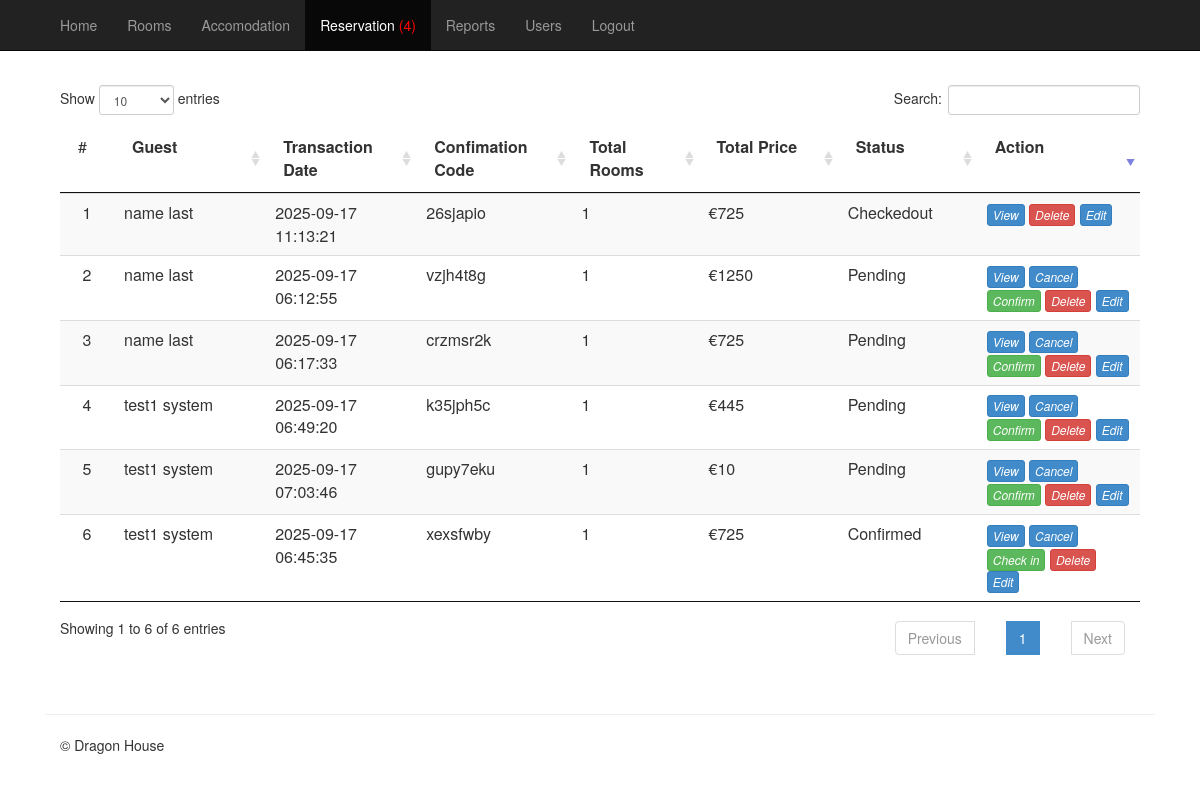
/admin/mod_reservation/index.php (signed in), run on the app's committed database.
### tables this page shows
CREATE TABLE `tblpayment` (
  `SUMMARYID` int(11) NOT NULL,
  `TRANSDATE` datetime NOT NULL,
  `CONFIRMATIONCODE` varchar(30) NOT NULL,
  `PQTY` int(11) NOT NULL,
  `GUESTID` int(11) NOT NULL,
  `SPRICE` double NOT NULL,
  `MSGVIEW` tinyint(1) NOT NULL,
  `STATUS` varchar(30) NOT NULL
);

CREATE TABLE `tblguest` (
  `GUESTID` int(11) NOT NULL,
  `REFNO` int(11) NOT NULL,
  `G_FNAME` varchar(30) NOT NULL,
  `G_LNAME` varchar(30) NOT NULL,
  `G_CITY` varchar(90) NOT NULL,
  `G_ADDRESS` varchar(90) NOT NULL,
  `DBIRTH` date NOT NULL,
  `G_PHONE` varchar(20) NOT NULL,
  `G_NATIONALITY` varchar(30) NOT NULL,
  `G_COMPANY` varchar(90) NOT NULL,
  `G_CADDRESS` varchar(90) NOT NULL,
  `G_TERMS` tinyint(4) NOT NULL,
  `G_EMAIL` varchar(99) NOT NULL,
  `G_UNAME` varchar(255) NOT NULL,
  `G_PASS` varchar(255) NOT NULL,
  `ZIP` int(11) NOT NULL,
  `LOCATION` varchar(125) NOT NULL
);

### admin/mod_reservation/index.php (called while the page is built, shortened)
<?php
require_once '../themes/backendTemplate.php';
?>

### includes/database.php (called while the page is built, shortened)
<?php
class Database
{
	var $sql_string = '';
	private $conn;
	public function open_connection()
	{
		$this->conn = mysqli_connect(DB_SERVER, DB_USER, DB_PASS, DB_NAME);
	}
	function setQuery($sql = '')
	{
		$this->sql_string = $sql;
	}
	function executeQuery()
	{
		$result = mysqli_query($this->conn, $this->sql_string);
		return $result;
	}
	private function confirm_query($result)
	{
		return $result;
	}
	function loadResultList($key = '')
	{
		$cur = $this->executeQuery();
		$array = array();
		while ($row = mysqli_fetch_object($cur)) {
			if ($key) {
				$array[$row->$key] = $row;
			} else {
				$array[] = $row;
			}
		}
		return $array;
	}
}
$mydb = new Database();

### admin/mod_reservation/list.php (the view, shortened to what this page needs)
<div class="container">
			<div class="panel-body">
<form  method="post" action="processreservation.php?action=delete">
	<table id="table" class="table table-striped" cellspacing="0">
<thead>
<tr>
<td width="5%">#</td>
<td width="90"><strong>Guest</strong></td>
<td width="80"><strong>Transaction Date</strong></td>
<td width="80"><strong>Confimation Code</strong></td>
<td width="70"><strong>Total Rooms</strong></td>
<td width="80"><strong>Total Price</strong></td>
<td width="80"><strong>Status</strong></td>
<td width="100"><strong>Action</strong></td>
</tr>
</thead>
<tbody>
<?php
$mydb->setQuery("SELECT  p.`GUESTID`,`G_FNAME` ,  `G_LNAME` ,  `G_ADDRESS` ,  `TRANSDATE` ,  `CONFIRMATIONCODE` ,  `PQTY` ,  `SPRICE` ,`STATUS`
				FROM  `tblpayment` p,  `tblguest` g
				WHERE p.`GUESTID` = g.`GUESTID`
				ORDER BY p.`STATUS`='pending' desc ");
$cur = $mydb->loadResultList();
foreach ($cur as $result) {
?>
<tr>
<td width="5%" align="center"></td>
<td><?php echo $result->G_FNAME." ".$result->G_LNAME; ?></td>
<td><?php echo $result->TRANSDATE; ?></td>
<td><?php echo $result->CONFIRMATIONCODE; ?></td>
<td><?php echo $result->PQTY; ?></td>
<td>&euro;<?php echo $result->SPRICE; ?></td>
<td><?php echo $result->STATUS; ?></td>
 <td >
	<?php
		if($result->STATUS == 'Confirmed'){ ?>
			<a href="index.php?view=view&code=<?php echo $result->CONFIRMATIONCODE; ?>" class="btn btn-primary btn-xs" ><i class="icon-edit">View</a>
			<a href="controller.php?action=cancel&code=<?php echo $result->CONFIRMATIONCODE; ?>" class="btn btn-primary btn-xs" ><i class="icon-edit">Cancel</a>
			<a href="controller.php?action=checkin&code=<?php echo $result->CONFIRMATIONCODE; ?>" class="btn btn-success btn-xs" ><i class="icon-edit">Check in</a>
			<a href="controller.php?action=delete&code=<?php echo $result->CONFIRMATIONCODE; ?>" class="btn btn-danger btn-xs"  ><i class="icon-edit">Delete</a>
			<a href="index.php?view=edit&code=<?php echo $result->CONFIRMATIONCODE; ?>&id=<?php echo $result->GUESTID; ?>" class="btn btn-primary btn-xs"  ><i class="icon-edit">Edit</a>
	<?php
		}elseif($result->STATUS == 'Checkedout'){ ?>
			<a href="index.php?view=view&code=<?php echo $result->CONFIRMATIONCODE; ?>" class="btn btn-primary btn-xs" ><i class="icon-edit">View</a>
			<a href="controller.php?action=delete&code=<?php echo $result->CONFIRMATIONCODE; ?>" class="btn btn-danger btn-xs"  ><i class="icon-edit">Delete</a>
			<a href="index.php?view=edit&code=<?php echo $result->CONFIRMATIONCODE; ?>&id=<?php echo $result->GUESTID; ?>" class="btn btn-primary btn-xs"  ><i class="icon-edit">Edit</a>
	<?php }else{
			?>
			<a href="index.php?view=view&code=<?php echo $result->CONFIRMATIONCODE; ?>" class="btn btn-primary btn-xs" ><i class="icon-edit">View</a>
			<a href="controller.php?action=cancel&code=<?php echo $result->CONFIRMATIONCODE; ?>" class="btn btn-primary btn-xs" ><i class="icon-edit">Cancel</a>
			<a href="controller.php?action=confirm&code=<?php echo $result->CONFIRMATIONCODE; ?>" class="btn btn-success btn-xs"  ><i class="icon-edit">Confirm</a>
			<a href="controller.php?action=delete&code=<?php echo $result->CONFIRMATIONCODE; ?>" class="btn btn-danger btn-xs"  ><i class="icon-edit">Delete</a>
			<a href="index.php?view=edit&code=<?php echo $result->CONFIRMATIONCODE; ?>&id=<?php echo $result->GUESTID; ?>" class="btn btn-primary btn-xs"  ><i class="icon-edit">Edit</a>
	<?php
		}
	?>
</td>
<?php }
?>
</table>
</form>
</div>

### admin/css/offcanvas.css (style rules this page uses)
body { padding-top: 70px; }

### data on the page
tblpayment: GUESTID.G_FNAME "name", GUESTID.G_LNAME "last", TRANSDATE "2025-09-17 06:12:55", CONFIRMATIONCODE "vzjh4t8g", PQTY "1", SPRICE "1250", STATUS "Pending"
tblpayment: GUESTID.G_FNAME "name", GUESTID.G_LNAME "last", TRANSDATE "2025-09-17 06:17:33", CONFIRMATIONCODE "crzmsr2k", PQTY "1", SPRICE "725", STATUS "Pending"
tblpayment: GUESTID.G_FNAME "test1", GUESTID.G_LNAME "system", TRANSDATE "2025-09-17 06:49:20", CONFIRMATIONCODE "k35jph5c", PQTY "1", SPRICE "445", STATUS "Pending"
tblpayment: GUESTID.G_FNAME "test1", GUESTID.G_LNAME "system", TRANSDATE "2025-09-17 07:03:46", CONFIRMATIONCODE "gupy7eku", PQTY "1", SPRICE "10", STATUS "Pending"
tblpayment: GUESTID.G_FNAME "name", GUESTID.G_LNAME "last", TRANSDATE "2025-09-17 11:13:21", CONFIRMATIONCODE "26sjapio", PQTY "1", SPRICE "725", STATUS "Checkedout"
tblpayment: GUESTID.G_FNAME "test1", GUESTID.G_LNAME "system", TRANSDATE "2025-09-17 06:45:35", CONFIRMATIONCODE "xexsfwby", PQTY "1", SPRICE "725", STATUS "Confirmed"

### other printed values
$result->Total "4"
